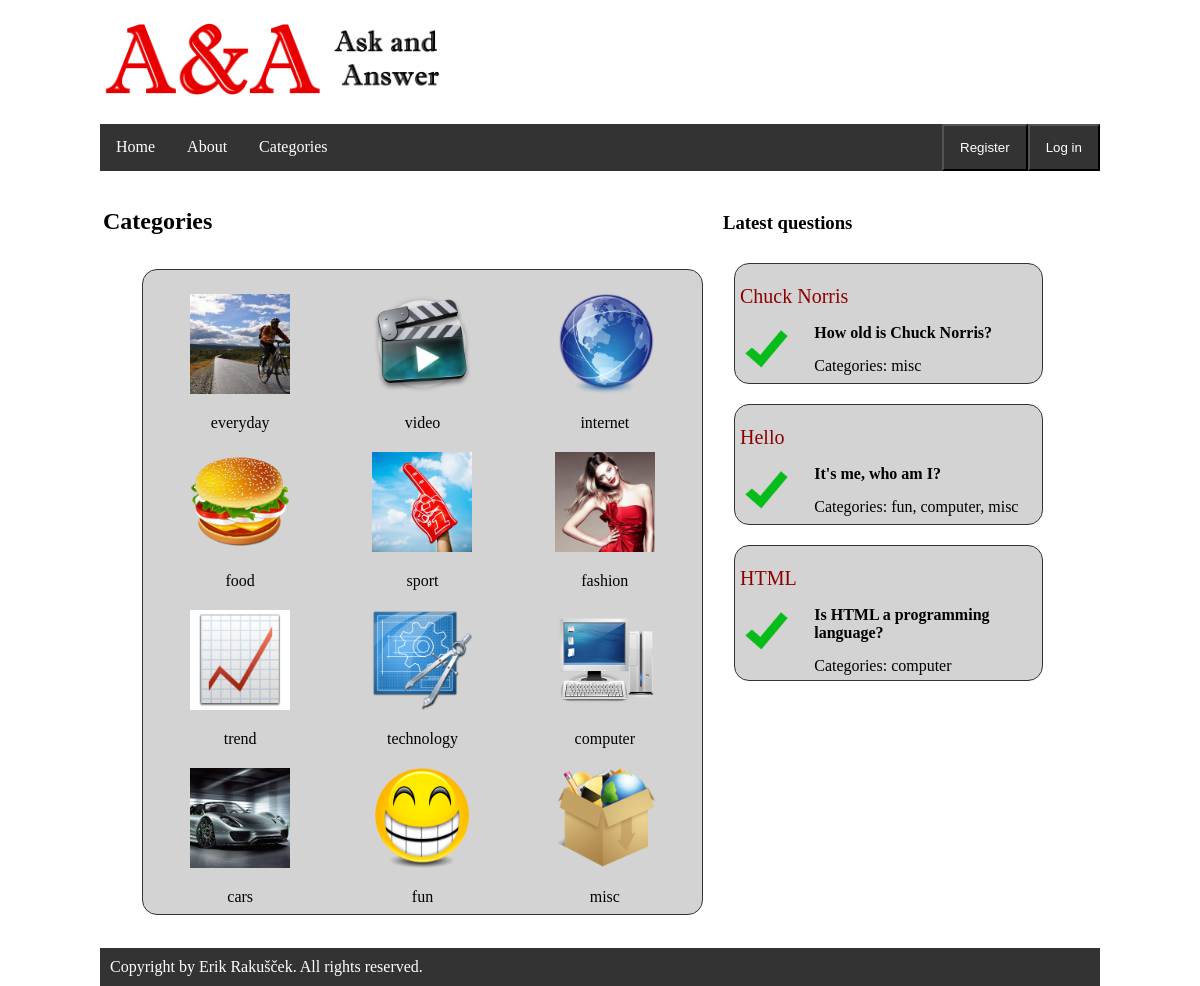
Before: /AA/categories/ with the older database file.
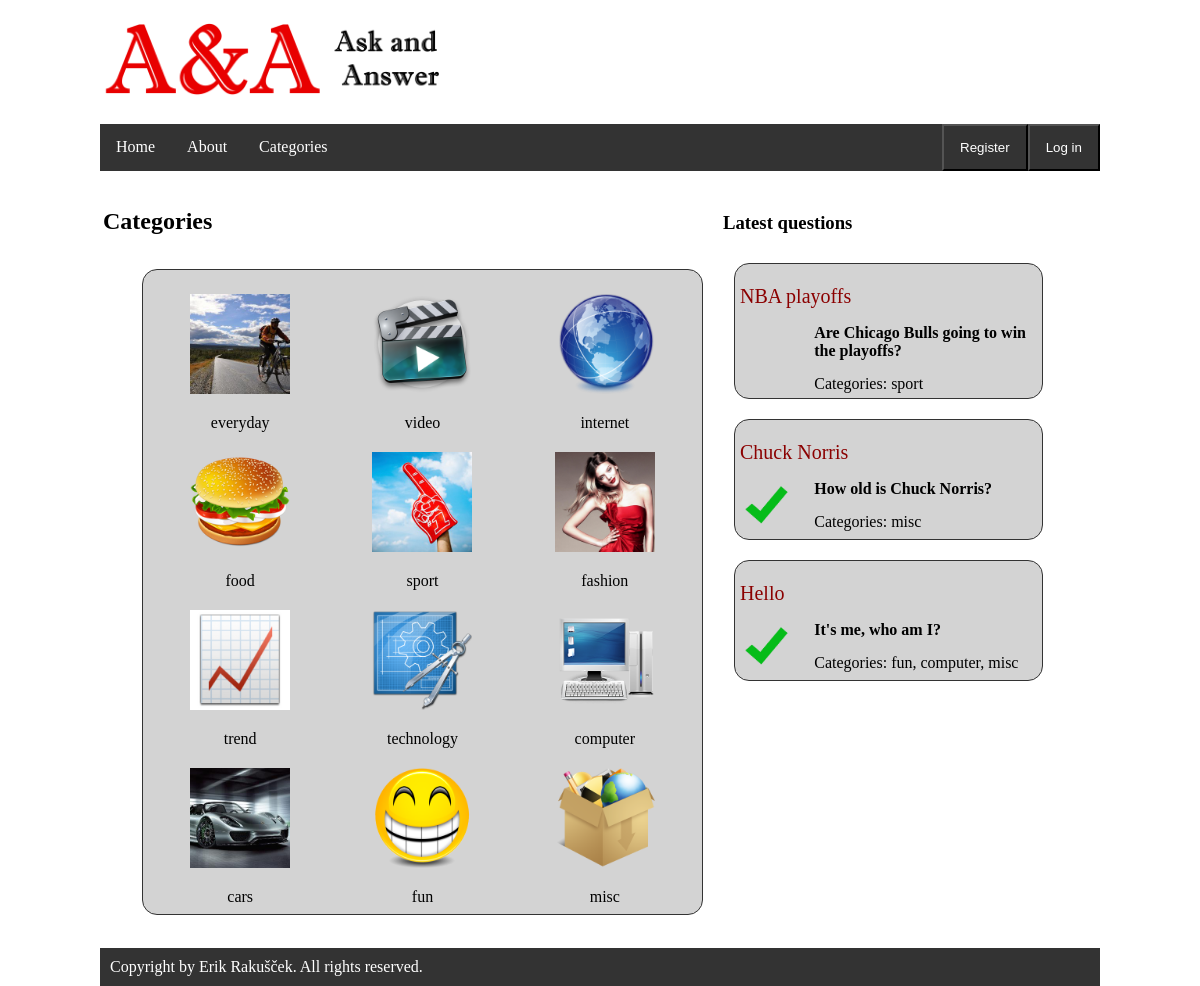
After: the same page with the newer database file.
### AA/models.py (models this page shows, shortened)
class Question(models.Model):
    questionID = models.AutoField(primary_key=True)
    title = models.CharField(max_length=200)
    body = models.CharField(max_length=1000)
    time = models.DateTimeField(default=datetime.now)
    categories = models.CharField(max_length=500)
    answered = models.IntegerField(default=0)
    username = models.ForeignKey(User, on_delete=models.SET_NULL, null=True)
    def is_recent(self):
        if self.time + timedelta(hours=2) >= timezone.now():
            return True
        return False

### AA/views.py (the view)
def category(request):
    all_questions_time = Question.objects.all().order_by('-time')[:3]
    context = {
        'all_questions_time': all_questions_time,
    }
    return render(request, 'categories.html', context)

### AA/templates/categories.html (shortened to what this page needs)
{% extends "base.html" %}
{% load static %}
{% block css_import %}
	<link rel="stylesheet" type="text/css" href="{% static 'categories/styleCategories.css' %}">
{% endblock %}
{% block left_column %}
    <h2><p>Categories</p></h2>
    <div class="questionWithAnswer">
        <table style="width:100%; overflow-x:auto;">
            <tr>
                <td>
                    <div class="certainCategory">
                        <p><a href=""><img src="{% static 'categories/everyday.jpg' %}" alt="everyday" style="width:100px; height:100px;"></a></p>
                        <a href="">everyday</a>
                    </div>
                </td>
                <td>
                    <div class="certainCategory">
                        <p><a href=""><img src="{% static 'categories/video.png' %}" alt="video" style="width:100px; height:100px;"></a></p>
                        <a href="">video</a>
                    </div>
                </td>
                <td>
                    <div class="certainCategory">
                        <p><a href=""><img src="{% static 'categories/internet.png' %}" alt="internet" style="width:100px; height:100px;"></a></p>
                        <a href="">internet</a>
                    </div>
                </td>
            </tr>
            <tr>
                <td>
                    <div class="certainCategory">
                        <p><a href=""><img src="{% static 'categories/food.png' %}" alt="food" style="width:100px; height:100px;"></a></p>
                        <a href="">food</a>
                    </div>
                </td>
                <td>
                    <div class="certainCategory">
                        <p><a href=""><img src="{% static 'categories/sport.jpg' %}" alt="sport" style="width:100px; height:100px;"></a></p>
                        <a href="">sport</a>
                    </div>
                </td>
                <td>
                    <div class="certainCategory">
                        <p><a href=""><img src="{% static 'categories/fashion.png' %}" alt="fashion" style="width:100px; height:100px;"></a></p>
                        <a href="">fashion</a>
                    </div>
                </td>
            </tr>
            <tr>
                <td>
                    <div class="certainCategory">
                        <p><a href=""><img src="{% static 'categories/trend.png' %}" alt="trend" style="width:100px; height:100px;"></a></p>
                        <a href="">trend</a>
                    </div>
                </td>
                <td>
                    <div class="certainCategory">
                        <p><a href=""><img src="{% static 'categories/technology.png' %}" alt="technology" style="width:100px; height:100px;"></a></p>
                        <a href="">technology</a>
                    </div>
                </td>
                <td>
                    <div class="certainCategory">
                        <p><a href=""><img src="{% static 'categories/computer.png' %}" alt="computer" style="width:100px; height:100px;"></a></p>
                        <a href="">computer</a>
                    </div>
                </td>
            </tr>
            <tr>
                <td>
                    <div class="certainCategory">
                        <p><a href=""><img src="{% static 'categories/cars.jpg' %}" alt="cars" style="width:100px; height:100px;"></a></p>
                        <a href="">cars</a>
                    </div>
                </td>
                <td>
                    <div class="certainCategory">
                        <p><a href=""><img src="{% static 'categories/fun.png' %}" alt="fun" style="width:100px; height:100px;"></a></p>
                        <a href="">fun</a>
                    </div>
                </td>
                <td>
                    <div class="certainCategory">
                        <p><a href=""><img src="{% static 'categories/misc.png' %}" alt="misc" style="width:100px; height:100px;"></a></p>
                        <a href="">misc</a>
                    </div>
                </td>
            </tr>
        </table>
    </div>
{% endblock %}
{% block right_column %}
	<h3><p>Latest questions</p></h3>
		{% if all_questions_time %}
			{% for question in all_questions_time %}
				<div class="questionWithAnswer">
                    <p><a href="{% url 'question' question.questionID %}"><span class="questionTitle">{{ question.title }}</span></a>
					</p>					{% if question.answered == 1 %}
						<div class="answeredIcon"><img src="{% static 'answered.png' %}" alt="answered" style="width:50px; height:50px;"></div>
					{% endif %}
					<div class="question">
						<b>{{ question.body }}</b>
						<div class="categories">Categories: {{ question.categories }}</div>
					</div>
				</div>
			{% endfor %}
		{% else %}
			<h3>No questions yet in the database.</h3>
		{% endif %}
	</div>
{% endblock %}

### AA/templates/base.html (shortened to what this page needs)
<!DOCTYPE html>
{% load static %}
<html>
    <head>
        <link rel="stylesheet" type="text/css" href="{% static 'style.css' %}">
        {% block css_import %}{% endblock %}
    </head>
    <body>
		<header>
			<a href="{% url 'index' %}"><img src="{% static 'logo.png' %}" alt="A&A logo" style="width:360px; height:120px;"></a>
			<div>
				<ul class="navUL">
					<li class="navLI"><a class="navLIA" href="{% url 'index' %}">Home</a></li>
					<li class="navLI"><a class="navLIA" href="{% url 'about' %}">About</a></li>
					<li class="navLI"><a class="navLIA" href="{% url 'category' %}">Categories</a></li>
					{% if user.is_authenticated %}
						<li class="navLI-right">
							<form name="logoutuser" action="{% url 'logoutuser' %}" method="post">
								{% csrf_token %}
								<button type="submit" class="navLIA logRegBtn">Log out</button>
							</form>
						</li>
						<li class="navLI-right"><button class="navLIA logRegBtn" disabled>You are logged in as {{ user.username }}</button></li>
					{% else %}
						<li class="navLI-right"><button class="navLIA logRegBtn" onclick="document.getElementById('loginwindow').style.display='block'">Log in</button></li>
						<li class="navLI-right"><button class="navLIA logRegBtn" onclick="document.getElementById('registerwindow').style.display='block'">Register</button></li>
					{% endif %}
				</ul>
			</div>
		</header>
		<div id="mainContainer">
			<div id="leftColumn">
				{% block left_column %}{% endblock %}
			</div>
			<div id="rightColumn">
				{% block right_column %}{% endblock %}
			</div>
		<footer>
			Copyright by Erik Rakušček. All rights reserved.
		</footer>
	</body>
</html>

### AA/static/style.css (style rules this page uses)
body { max-width: 1000px; margin: auto auto; padding: 0; display: flex; flex-flow: column; min-height: 100vh; }
footer { bottom: 0; padding: 10px; background-color: #333; color: white; }
ul.navUL { list-style-type: none; margin: 0; padding: 0; overflow: hidden; background-color: #333; }
ul.navUL li { float: left; }
ul.navUL li.navLI-right { float: right; }
ul.navUL li a { display: block; color: white; text-align: center; padding: 14px 16px; text-decoration: none; }
#mainContainer { padding-top: 10px; padding-bottom: 20px; display: inline-block; flex-grow: 1; }
#leftColumn { display: inline-block; width: 61%; padding: 3px; }
#rightColumn { display: inline-block; width: 33%; padding: 3px; }
.questionTitle { color: #8B0000; font-size: 20px; }
.questionWithAnswer { float: right; width: 90%; padding: 5px; margin: 10px; background: lightgrey; border-radius: 15px; border: 1px solid #333; }
.question { float: right; width: 75%; height: 100%; background: lightgrey; }
.answeredIcon { display: inline-block; width: 50px; visibility: visible; }
.categories { margin: 15px auto auto auto; }
a:link { color: black; text-decoration: none; }
.logRegBtn { background-color: #333; color: white; padding: 14px 16px; cursor: pointer; width: 100%; }

### AA/static/categories/styleCategories.css (style rules this page uses)
.certainCategory { text-align: center; }

Changed rows visible on the page:
no longer on this page (row unchanged): Question: title "HTML", answered 1 (drawn), body "Is HTML a programming language?", categories "computer"
added Question: title "NBA playoffs", body "Are Chicago Bulls going to win the playoffs?", categories "sport"
